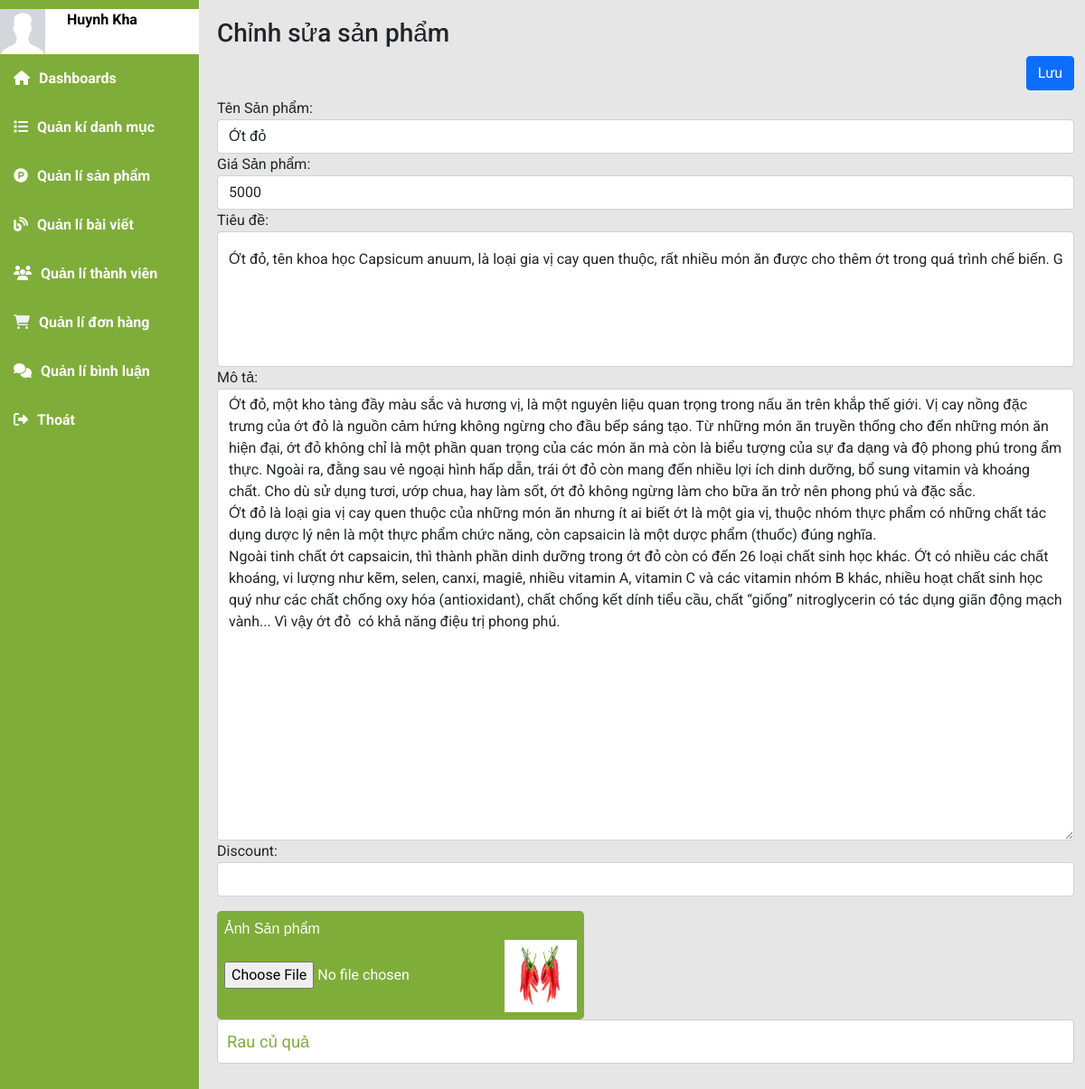
Before: /index.php?mod=admin&act=admin_edit_product&MaSP=20 (signed in) with the older database file.
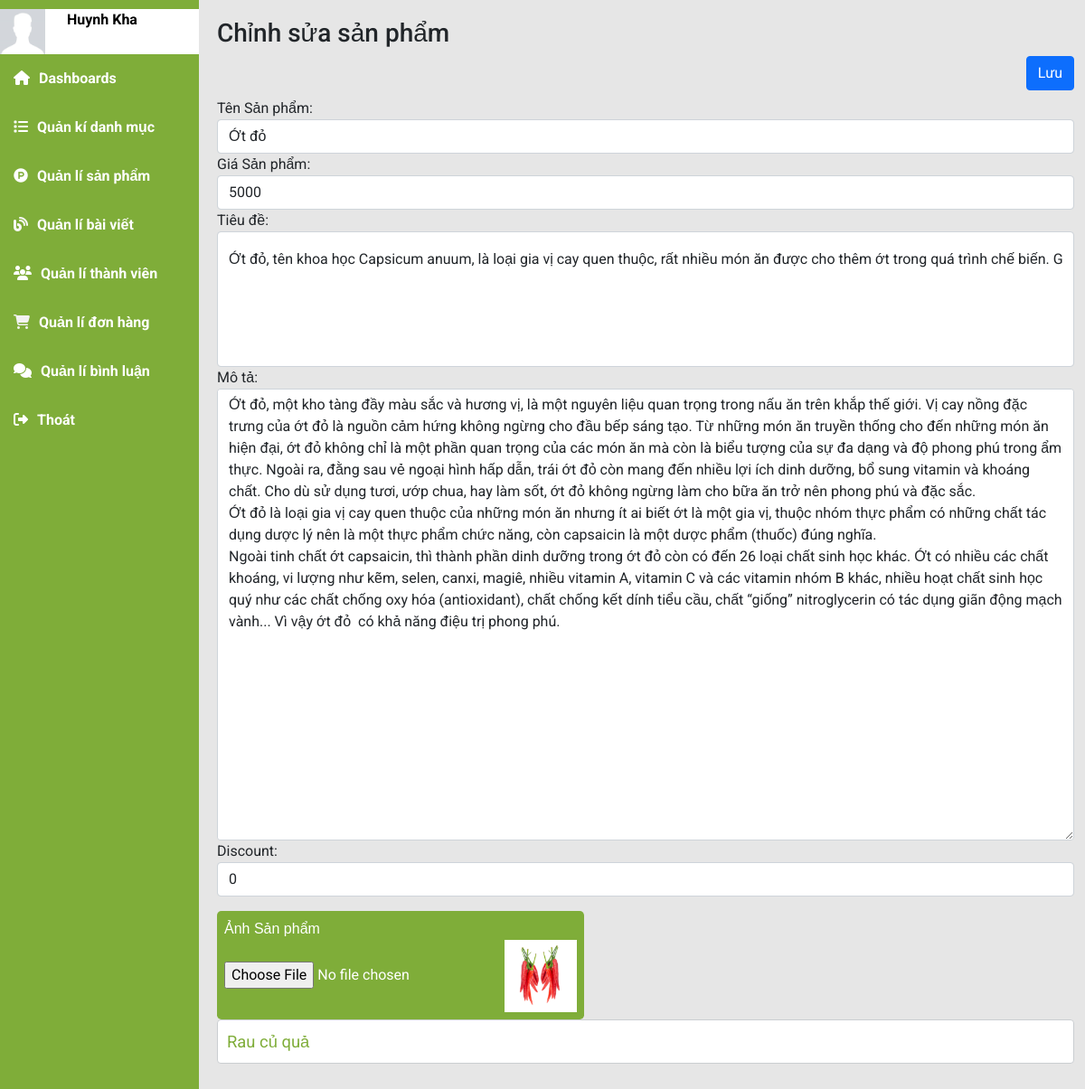
After: the same page with the newer database file.
### tables this page shows
CREATE TABLE `sanpham` (
  `MaSP` int NOT NULL,
  `TenSP` varchar(50) NOT NULL,
  `GiaSP` double(10,0) NOT NULL DEFAULT '0' COMMENT 'Tiền Việt không có chữ số thập phân, mặc định là 0(nếu =0 thì hết hàng ví dụ )',
  `HinhAnh` text NOT NULL,
  `TieuDe` text,
  `MoTa` text,
  `Discount` int DEFAULT NULL COMMENT '% giảm giá của 1 sản phẩm',
  `MaDM` int DEFAULT NULL,
  `LuotXem` int NOT NULL,
  `GiaGiam` double(10,0) NOT NULL DEFAULT '0'
);

CREATE TABLE `danhmuc` (
  `MaDM` int NOT NULL,
  `TenDM` varchar(50) NOT NULL,
  `SoThuTu` int DEFAULT NULL COMMENT 'số thứ tự mà danh mục sẽ xuất hiện , tùy mình sắp xếp',
  `UuTien` tinyint(1) DEFAULT NULL COMMENT '0: là cho nó ẩn đi, 1 là cho nó xuất hiện tại trang chủ',
  `HinhAnh` text
);

### model/m_pdo.php (called while the page is built, shortened)
<?php
function pdo_get_connection(){
    $dburl = "mysql:host=localhost;dbname=organic;charset=utf8";
    $username = 'root';
    $password = '';
    $conn = new PDO($dburl, $username, $password);
    $conn->setAttribute(PDO::ATTR_ERRMODE, PDO::ERRMODE_EXCEPTION);
    return $conn;
}
function pdo_query($sql){
    $sql_args = array_slice(func_get_args(), 1);
    try{
        $conn = pdo_get_connection();
        $stmt = $conn->prepare($sql);
        $stmt->execute($sql_args);
        $rows = $stmt->fetchAll();
        return $rows;
    }
    catch(PDOException $e){
        throw $e;
    }
    finally{
        unset($conn);
    }
}
function pdo_query_one($sql){
    $sql_args = array_slice(func_get_args(), 1);
    try{
        $conn = pdo_get_connection();
        $stmt = $conn->prepare($sql);
        $stmt->execute($sql_args);
        $row = $stmt->fetch(PDO::FETCH_ASSOC);
        return $row;
    }
    catch(PDOException $e){
        throw $e;
    }
    finally{
        unset($conn);
    }
}

### model/m_admin.php (called while the page is built, shortened)
<?php
    include_once 'model/m_pdo.php';
        function get_catagoryadmin(){
            return pdo_query("SELECT * FROM danhmuc");
        }
        function get_productById($MaSP){
            return pdo_query_one("SELECT * FROM sanpham WHERE MaSP = ?",$MaSP);
        }
?>

### model/m_catagory.php (called while the page is built, shortened)
<?php
    include_once 'model/m_pdo.php';
    function danhmuc_getAll(){
        return pdo_query("SELECT * FROM danhmuc ORDER BY MaDM DESC");
    }
?>

### view/admin/v_admin_edit_product.php (the view)
<div class="main-content">
                <h3 class="title-page">
                Chỉnh sửa sản phẩm
                </h3>
                <form class="editPro" action="" method="post" enctype="multipart/form-data">
                <div class="d-flex justify-content-end">
            <input type="submit" class="btn btn-primary mb-2" name="submit" value="Lưu">
        </div>
    <div class="form-group">
        <label for="name">Tên Sản phẩm:</label>
        <input type="text" class="form-control" name="TenSP" value="<?=$getproductId['TenSP']?>" >
    </div>
    <div class="form-group">
        <label for="name">Giá Sản phẩm:</label>
        <input type="text" class="form-control" name="GiaSP" value="<?=$getproductId['GiaSP']?>" >
    </div>
    <div class="form-group">
        <label for="name">Tiêu đề:</label>
        <input type="text" class="form-control tieude" name="TieuDe" value="<?=$getproductId['TieuDe']?>" >
    </div>
    <div class="form-group">
        <label for="name">Mô tả:</label>
        <textarea class="form-control mota" name="MoTa"><?=$getproductId['MoTa']?></textarea>
    </div>
    <div class="form-group">
        <label for="name">Discount:</label>
        <input type="text" class="form-control" name="Discount" value="<?=$getproductId['Discount']?>" >
    </div>
    <div class="form-group">
        <label for="exampleInputFile" class="label_admin">Ảnh Sản phẩm
        <div class="custom-file">
            <input type="file" name="HinhAnh">
            <img src="view/img/traicay/<?=$getproductId['HinhAnh']?>" alt="" style="width:80px; height:80px; object-fit:cover;">
        </div></label>
    </div>
    <select name="MaDM" class="admin__select" >
        <?php foreach($danhmucall as $dm): ?>
            <option value="<?=$dm['MaDM']?>" <?=($dm['MaDM'] == $getproductId['MaDM']) ? "selected" : "" ?>><?=$dm['TenDM']?></option>
        <?php endforeach; ?>
    </select>
</form>
            </div>

Changed rows visible on the page:
changed sanpham "Ớt đỏ": Discount (not shown) → "0"
